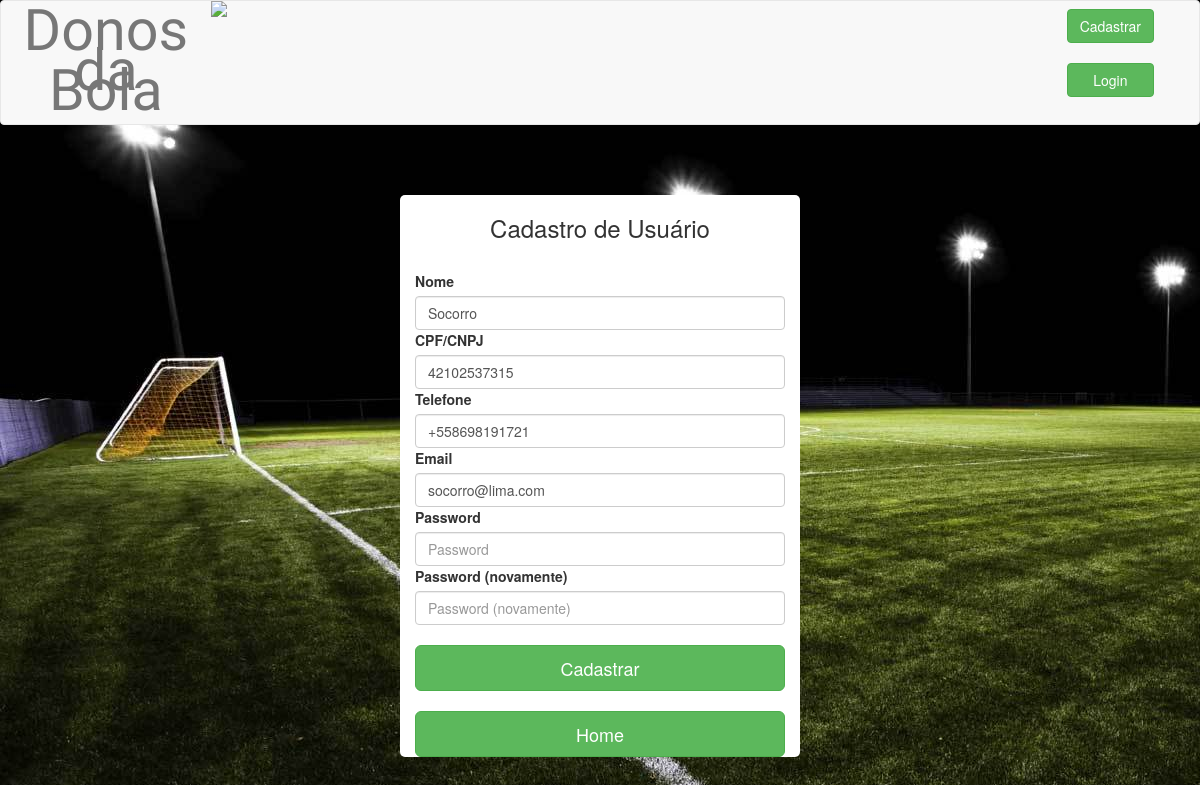
Screenshot of /cliente/13/ with the database file from the repository.
### core/models.py (models this page shows, shortened)
class Cliente(AbstractBaseUser):
    nome = models.CharField(max_length=20)
    email = models.EmailField(db_index=True)
    telefone = models.CharField(max_length=15)
    cpf_cnpj = models.CharField(max_length=15)
    joined = models.DateTimeField(auto_now_add=True)
    is_active = models.BooleanField(default=True)
    is_admin = models.BooleanField(default=False)
    USERNAME_FIELD = 'email'
    class Meta:
        unique_together = ('email', 'cpf_cnpj')

### core/views.py (the view)
class ClienteUpdate(UpdateView):
    model = Cliente
    form_class = CadastroClienteForm

### core/forms.py (shortened to what this page needs)
class CadastroClienteForm(forms.ModelForm):
    nome = forms.CharField(widget=forms.TextInput,label="Nome", required=True)
    email = forms.EmailField(widget=forms.TextInput,label="Email", required=True)
    password1 = forms.CharField(widget=forms.PasswordInput,
                                label="Password", required=True)
    password2 = forms.CharField(widget=forms.PasswordInput,
                                label="Password (novamente)", required=True)
    cpf_cnpj = forms.CharField(max_length=15, label="CPF/CNPJ", required=True)
    telefone_regex = RegexValidator(
        regex=r'^\+?1?\d{9,15}$',
        message="Utilize este padrão para o telefone: '+999999999'. Tamanho máximo de 15 dígitos.")
    telefone = forms.CharField(validators=[telefone_regex], max_length=15) # validators precisam ser listas
    class Meta:
        model = Cliente
        fields = ("nome",
                    "cpf_cnpj",
                    "telefone", "email",
                    "password1", "password2",)

### core/templates/core/cliente_form.html (shortened to what this page needs)
{% extends "core/base.html" %}
{% load bootstrap3 %}
{% block bootstrap3_content %}
    <div class="container" style="width: 400px;border: 2x;border-radius: 5px;background-color: #ffffff">
    <div class="login-form" >
     <center><h3>Cadastro de Usuário</h3></center></br>
    <form method="POST">
        {% bootstrap_form form %}
        <br>{% buttons %}
        <input type="submit" value="Cadastrar" class="btn btn-success btn-lg btn-block">
        {% endbuttons %}
    </form><br>
     {% buttons %}
        <a href="/"><input type="submit" value="Home" class="btn btn-success btn-lg btn-block"></a>
        {% endbuttons %}
    </div>
    </div>
{% endblock %}

### static/css/custom.css (style rules this page uses)
body { background-color:#fff;font:normal 16px/22px Lato;color:#555; }
h1,h2,h3,h4,h5,h6 { font-family: Lato;margin: 0;padding: 0; }
h3 { font-weight:300;font-size: 35px;line-height:38px;margin-bottom:40px; }
@media (max-width: 1200px) { h3 { font-size: 25px;margin-bottom: 30px; } }
body { background: url('images/bg.jpg') fixed; }
body form .form-group { margin-bottom: 0px; }

### rows the page displays
Cliente: nome "Socorro", cpf_cnpj "42102537315", telefone "+558698191721", email "socorro@lima.com"
